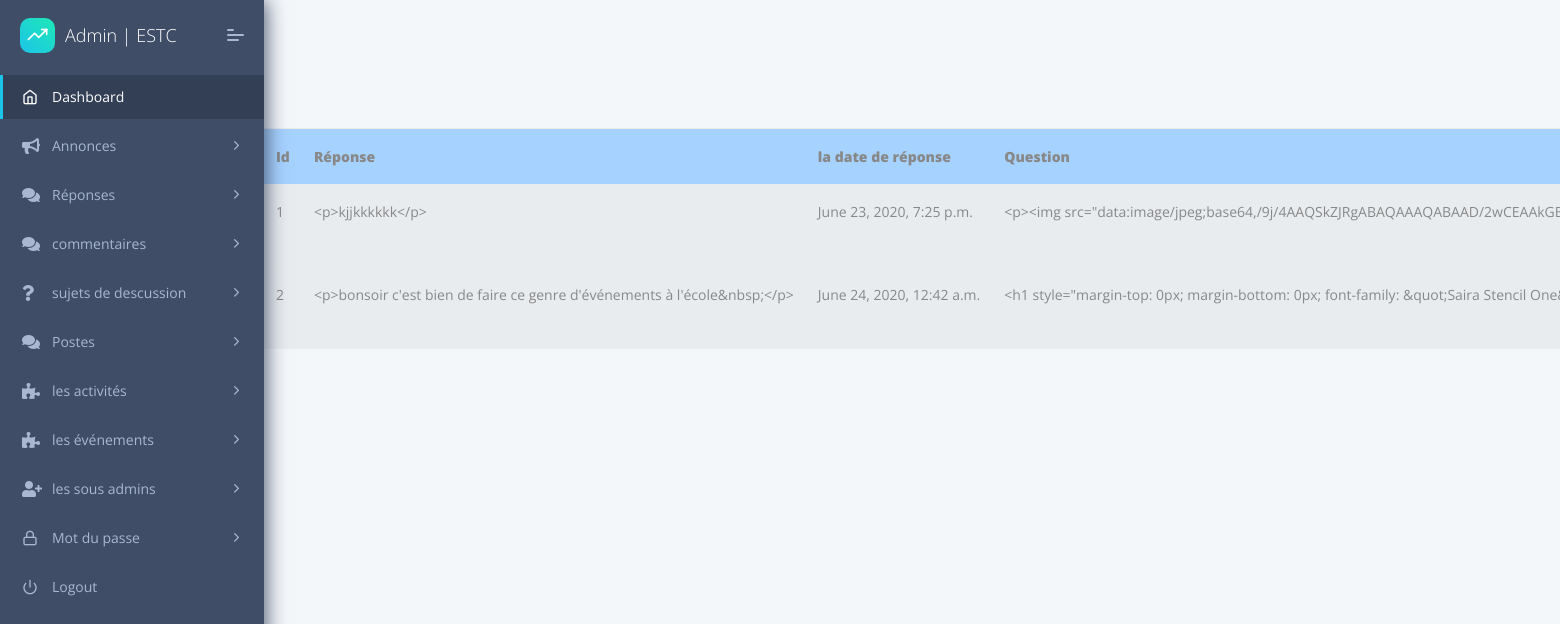
The app's page /solutions_list/ with its own data.
### forum/models.py (models this page shows, shortened)
class Solutions(models.Model):
	answer = models.CharField(max_length = 400, blank = True)
	datetime = models.DateTimeField(auto_now_add=True, blank=True)
	question = models.ForeignKey(Question, on_delete=models.CASCADE)
	author = models.ForeignKey(User, on_delete=models.CASCADE)
	upvotes = models.IntegerField(blank=True)
	class Meta:
		verbose_name_plural = 'Solutions'

class Question(models.Model):
	author = models.ForeignKey(User, on_delete=models.CASCADE)
	question = models.CharField(max_length=200, blank=True)
	datetime = models.DateTimeField(auto_now_add=True, blank=True)
	category = models.CharField(max_length=200, blank=True)
	def __str__(self):
		return self.question

### forum/views.py (the view)
# urls.py: path('solutions_list/', SolutionsListView.as_view(), name='solutions_list'),
class SolutionsListView(ListView):
    model = Solutions
    field_list = [
        'answer', 'datetime', 'question', 'author', 'upvotes'
    ]

### forum/templates/forum/solutions_list.html (shortened to what this page needs)
{% extends "layouts/base.html" %}
{% block content %}
{% load static %}
<!DOCTYPE html>
<html lang="en">
<body>
         <br><br><br><br><br><br><div class="tab-pane fade active show" id="profile" role="tabpanel" aria-labelledby="profile-tab">
                                    <table class="table table-hover">
                                        <thead>
                                          <tr BGCOLOR="#A6D2FF" WIDTH="290px" HEIGHT="0px" >
                     <th><B>Id</B></th>
                    <th><B>Réponse</B></th>
                    <th><B>la date de réponse</B></th>
                     <th><B>Question</B></th>
                </tr>
            </thead>
            <tbody>
{% for object in object_list %}
<div class="col" id="{{comment.id}}">
                <tr    BGCOLOR=" #e9ecef">
                    <td class="">{{ object.id }}</td>
                    <td >{{ object.answer}} </td>
                    <td>{{ object.datetime}} </td>
                       <td>{{object.question  }}</td>
                </tr>
                {% endfor %}
                                        </tbody>
                                    </table>
                                </div>
</body>
</html>
{% endblock content %}

### records on screen
Solutions: id "1", answer "<p>kjjkkkkkk</p>", datetime "June 23, 2020, 7:25 p.m.", question "<p><img…"
Solutions: id "2", answer "<p>bonsoir c'est bien de faire ce genre d'événements à l'école&nbsp;</p>", datetime "June 24, 2020, 12:42 a.m.", question "<h1 style=\"margin-top: 0px; margin-bottom: 0px; font-family: &quot;Saira Stencil…"
